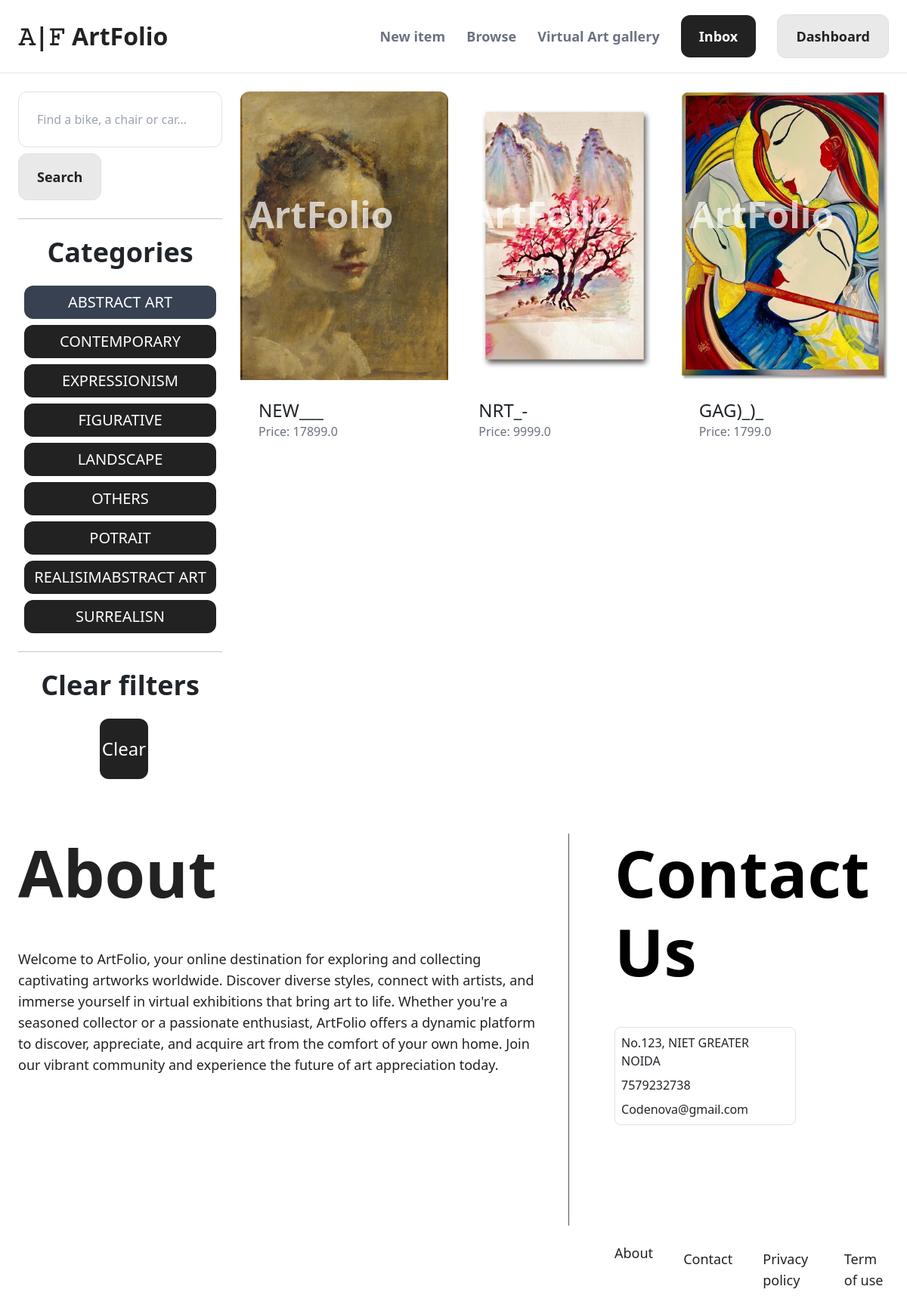
The app's page /items/?query=&category=1 (signed in) with its own data.
### item/models.py (models this page shows, shortened)
class Category(models.Model):
    name = models.CharField(max_length=255)
    class Meta:
        ordering = ('name',)
        verbose_name_plural = 'Categories'

class Item(models.Model):
    category = models.ForeignKey(Category, related_name='items', on_delete=models.CASCADE)
    name = models.CharField(max_length=255)
    description = models.TextField(blank=True, null=True)
    price = models.FloatField()
    image = models.ImageField(upload_to='item_images', blank=True, null=True)
    is_sold = models.BooleanField(default=False)
    created_by = models.ForeignKey(User, related_name='items', on_delete=models.CASCADE)
    created_at = models.DateTimeField(auto_now_add=True)

### item/views.py (the view)
# urls.py: path('', views.items, name='items'),
def items(request):
    query = request.GET.get('query', '')
    category_id = request.GET.get('category', 0)
    categories = Category.objects.all()
    items = Item.objects.filter(is_sold=False)
    if category_id:
        items = items.filter(category_id=category_id)
    if query:
        items = items.filter(Q(name__icontains=query) | Q(description__icontains=query))
    return render(request, 'item/items.html', {
        'items': items,
        'query': query,
        'categories': categories,
        'category_id': int(category_id)
    })

### item/templates/item/items.html (shortened to what this page needs)
{% extends 'core/base.html' %}
{% block content %}
    <div class="pb-6 grid grid-cols-4 gap-4">
        <div class="col-span-1">
            <form method="get" action="{% url 'item:items' %}">
                <input name="query" class="w-full py-4 px-6 border rounded-xl" type="text" value="{{ query }}" placeholder="Find a bike, a chair or car...">
                <button class="mt-2 px-6 py-3 text-lg text-[#222222] font-semibold bg-[#E9E9E9] border border-[#222222] rounded-xl hover:bg-[#222222] hover:text-[#E9E9E9] transition-colors duration-500">Search</button>
            </form>
            <hr class="my-6">
            <p class="font-semibold text-4xl text-center mb-4">Categories</p>
            <ul>
                {% for category in categories %}
                    <li class="py-2 px-2 rounded-xl text-center text-xl uppercase m-2 bg-[#222222] text-white ml-2{% if category.id == category_id %} bg-gray-700 {% endif %}">
                        <a href="{% url 'item:items' %}?query={{ query }}&category={{ category.id }}">{{ category.name }}</a>
                    </li>
                {% endfor %}
            </ul>
            <hr class="my-6">
            <p class="font-semibold text-4xl text-center">Clear filters</p>
            <ul>
                <li><a href="{% url 'item:items' %}" class="mt-2 py-4 px-8 inline-block w-[5vw] bg-[#222222] ml-[40%] mt-4 flex justify-center items-center text-2xl rounded-xl text-white">Clear</a>
        </div>
        <div class="col-span-3">
            <div class="grid grid-cols-3 gap-3">
                {% for item in items %}
                    <div>
                        <a href="{% url 'item:detail' item.id %}">
                            <div class="relative">
                                <img src="{{ item.image.url }}" class="rounded-t-xl">
                                <span class="absolute bottom-[50%] right-[25%] text-[#fff] text-5xl font-semibold opacity-70 p-1">ArtFolio</span>
                            </div>
                            <div class="p-6 bg-white rounded-b-xl">
                                <h2 class="text-2xl">{{ item.name }}</h2>
                                <p class="text-gray-500">Price: {{ item.price }}</p>
                            </div>
                        </a>
                    </div>
                {% endfor %}
            </div>
        </div>
    </div>
{% endblock %}

### records on screen
Category: name "ABSTRACT ART"
Category: name "CONTEMPORARY"
Category: name "EXPRESSIONISM"
Category: name "FIGURATIVE"
Category: name "LANDSCAPE"
Category: name "OTHERS"
Category: name "POTRAIT"
Category: name "REALISIMABSTRACT ART"
Category: name "SURREALISN"
Item: image (picture), name "NEW___", price "17899.0"
Item: image (picture), name "NRT_-", price "9999.0"
Item: image (picture), name "GAG)_)_", price "1799.0"
